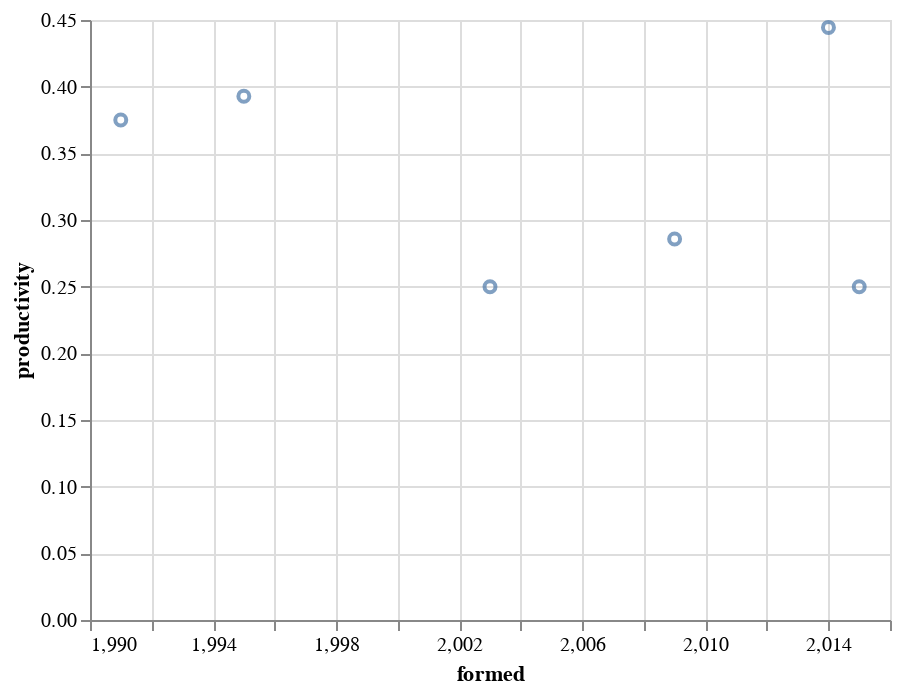

Notebook source saved alongside this figure:
### Code cell
# restrict the x axis to a specific domain
alt.Chart(bands).mark_point().encode(
    x=alt.X(
        'formed',
        scale=alt.Scale(domain=[1990, 2016])
        ),
    y='productivity',
)

### Figure 1 — Vega-Lite specification as saved in the notebook (floating-point values rounded to 4 significant figures)
{"config": {"view": {"continuousWidth": 400, "continuousHeight": 300}}, "data": {"name": "data-efe2d772e6c6e16062704f77c133271c"}, "mark": "point", "encoding": {"x": {"field": "formed", "scale": {"domain": [1990, 2016]}, "type": "quantitative"}, "y": {"field": "productivity", "type": "quantitative"}}, "$schema": "https://vega.github.io/schema/vega-lite/v4.17.0.json", "datasets": {"data-efe2d772e6c6e16062704f77c133271c": [{"name": "Wardruna", "country": "Norway", "albums": 5.0, "singles_ep": 3.0, "splits": 1.0, "formed": 2003.0, "age": 20.0, "productivity": 0.25}, {"name": "Skinflower", "country": "Netherlands", "albums": null, "singles_ep": null, "splits": null, "formed": null, "age": null, "productivity": null}, {"name": "Behemoth", "country": "Poland", "albums": 12.0, "singles_ep": 12.0, "splits": 1.0, "formed": 1991.0, "age": 32.0, "productivity": 0.375}, {"name": "Konvent", "country": "Denmark", "albums": 2.0, "singles_ep": 0.0, "splits": 0.0, "formed": 2015.0, "age": 8.0, "productivity": 0.25}, {"name": "Ultha", "country": "Germany", "albums": 4.0, "singles_ep": 4.0, "splits": 3.0, "formed": 2014.0, "age": 9.0, "productivity": 0.4444}, {"name": "Chthonic", "country": "Taiwan", "albums": 11.0, "singles_ep": 14.0, "splits": 2.0, "formed": 1995.0, "age": 28.0, "productivity": 0.3929}, {"name": "Jinjer", "country": "Ukraine", "albums": 4.0, "singles_ep": 3.0, "splits": null, "formed": 2009.0, "age": 14.0, "productivity": 0.2857}]}}
